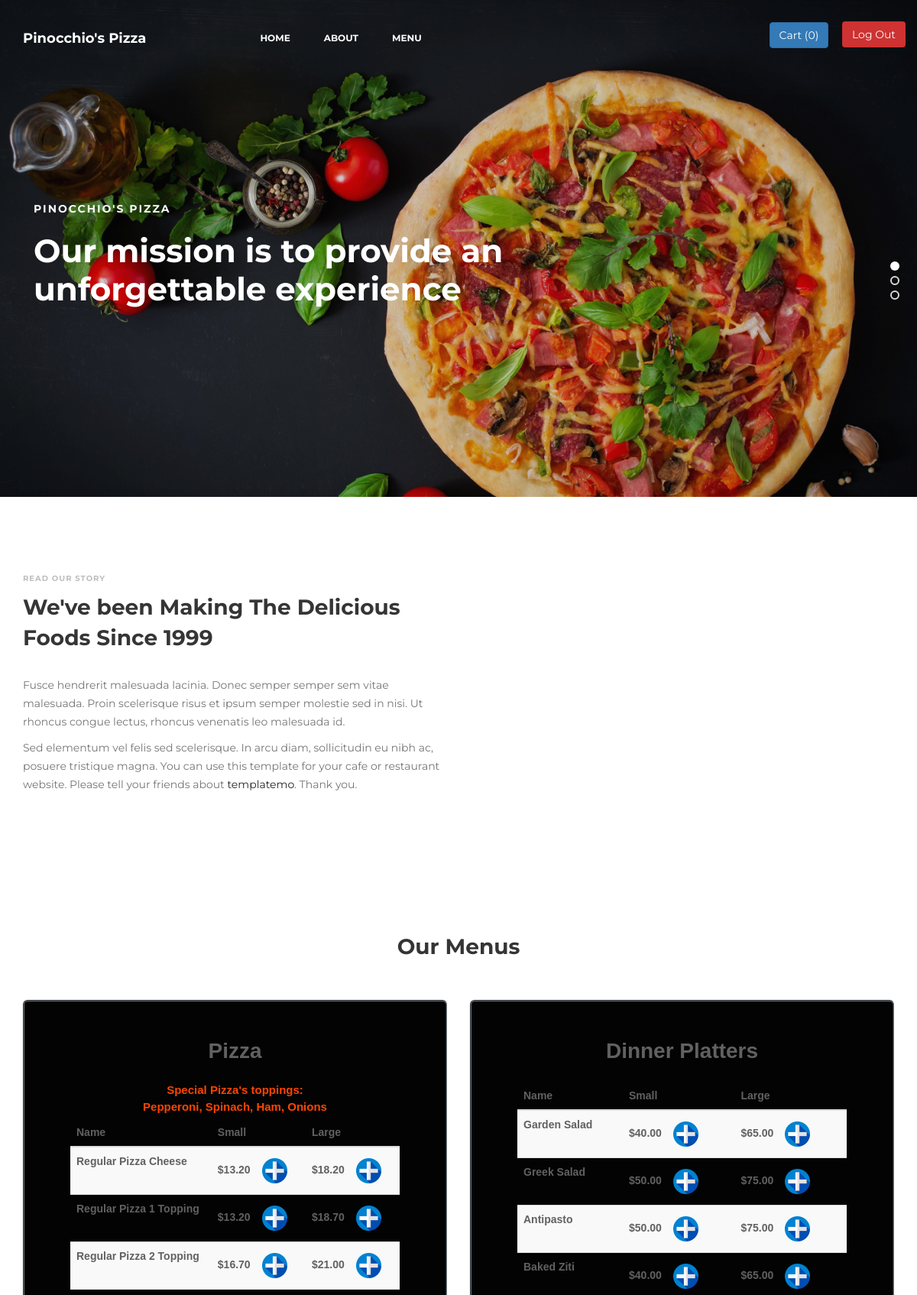
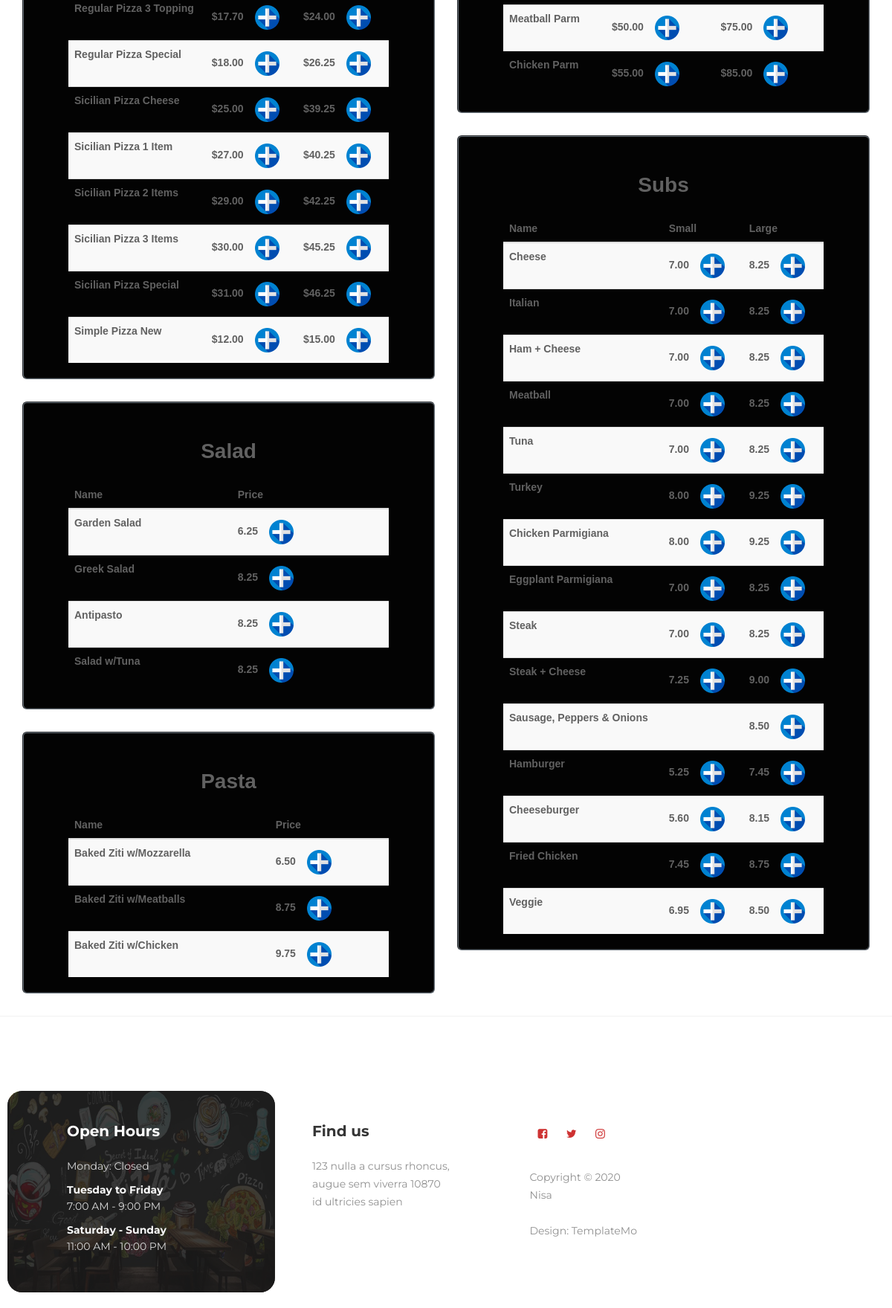
/ (signed in, upper part), run on the app's committed database (2 pictures, top to bottom).
### orders/models.py (models this page shows, shortened)
class Menu_Pizza(models.Model):
    name = models.CharField(max_length=100)
    small = models.DecimalField(
        max_digits=4, decimal_places=2, null=True, blank=True)
    large = models.DecimalField(
        max_digits=4, decimal_places=2, null=True, blank=True)

class Menu_Salad(models.Model):
    name = models.CharField(max_length=64)
    price = models.DecimalField(
        max_digits=4, decimal_places=2, null=True, blank=True)

class Menu_Pasta(models.Model):
    name = models.CharField(max_length=64)
    price = models.DecimalField(
        max_digits=4, decimal_places=2, null=True, blank=True)

class Menu_Dinner_Platter(models.Model):
    name = models.CharField(max_length=64)
    small = models.DecimalField(
        max_digits=4, decimal_places=2, null=True, blank=True)
    large = models.DecimalField(
        max_digits=4, decimal_places=2, null=True, blank=True)

class Menu_Sub(models.Model):
    name = models.CharField(max_length=64)
    small = models.DecimalField(
        max_digits=4, decimal_places=2, null=True, blank=True)
    large = models.DecimalField(
        max_digits=4, decimal_places=2, null=True, blank=True)

### orders/views.py (the view)
# urls.py: path("", views.index, name="index"),
def index(request):
    if not request.user.is_authenticated:
        return render(request, "orders/login.html", {"message": None})
    context = {
        "user": request.user,
        "menu_pizzas":     Menu_Pizza.objects.all(),
        "menu_toppings": Menu_Topping.objects.values("name"),
        "menu_subs": Menu_Sub.objects.all(),
        "menu_extras": Menu_Extra.objects.all(),
        "menu_pastas": Menu_Pasta.objects.all(),
        "menu_salads": Menu_Salad.objects.all(),
        "menu_dinner_platters": Menu_Dinner_Platter.objects.all(),
    }
    special = "Pepperoni, Spinach, Ham, Onions"
    context["special"] = special
    try:
        order = Orders.objects.get(user=request.user, status="Initiated")
    except:
        order = Orders(user=request.user)
        order.save()
    cart = All_Orders.objects.filter(user=request.user, order_id=order.pk)
    count = 0
    for item in cart:
        count += 1
    context["count"] = count
    return render(request, "orders/index.html", context)

### orders/templates/orders/index.html (shortened to what this page needs)
{% extends "orders/base.html" %}
{% block main %}
<div class="row">
    <div class="col-lg-6">
        <div class="jumbotron menu">
            <h2 style="text-align: center;">Pizza</h2>
            <label
                style="font-size: 15px; -webkit-text-fill-color: orangered; text-align: center; display: block;">Special
                Pizza's
                toppings:<br>{{ special }}</label>
            <table class="table table-striped">
                <thead>
                    <th>Name</th>
                    <th>Small</th>
                    <th>Large</th>
                </thead>
                <tbody>
                    {% for item in menu_pizzas %}
                    <tr>
                        <td class="td1">{{ item.name }}</td>
                        <td>
                            ${{ item.small }}
                            <button type="button" class="btn btn-sm btn-link"
                                onclick="add_item('{{ item.name }}', '{{ item.small }}', 'Small');">
                                <img src="../../static/orders/images/cart.png" class="cart" title="Add Item">
                            </button>
                        </td>
                        <td>
                            ${{ item.large }}
                            <button type="button" class="btn btn-sm btn-link"
                                onclick="add_item('{{ item.name }}', '{{ item.large }}', 'Large');">
                                <img src="../../static/orders/images/cart.png" class="cart" title="Add Item">
                            </button>
                        </td>
                    </tr>
                    {% endfor %}
                </tbody>
            </table>
        </div>
        <div class="jumbotron menu">
            <h2 style="text-align: center;">Salad</h2>
            <table class="table table-striped">
                <thead>
                    <th>Name</th>
                    <th>Price</th>
                </thead>
                <tbody>
                    {% for item in menu_salads %}
                    <tr>
                        <td class="td1">{{ item.name }}</td>
                        <td>
                            {{ item.price }}
                            <button type="button" class="btn btn-sm btn-link"
                                onclick="add_item('{{ item.name }}', '{{ item.price }}', '');">
                                <img src="../../static/orders/images/cart.png" class="cart" title="Add Item">
                            </button>
                        </td>
                    </tr>
                    {% endfor %}
                </tbody>
            </table>
        </div>
        <div class="jumbotron menu">
            <h2 style="text-align: center;">Pasta</h2>
            <table class="table table-striped">
                <thead>
                    <th>Name</th>
                    <th>Price</th>
                </thead>
                <tbody>
                    {% for item in menu_pastas %}
                    <tr>
                        <td class="td1">{{ item.name }}</td>
                        <td>
                            {{ item.price }}
                            <button type="button" class="btn btn-sm btn-link"
                                onclick="add_item('{{ item.name }}', '{{ item.price }}', '');">
                                <img src="../../static/orders/images/cart.png" class="cart" title="Add Item">
                            </button>
                        </td>
                    </tr>
                    {% endfor %}
                </tbody>
            </table>
        </div>
    </div>
    <div class="col-lg-6">
        <div class="jumbotron menu">
            <h2 style="text-align: center;">Dinner Platters</h2>
            <table class="table table-striped">
                <thead>
                    <th>Name</th>
                    <th>Small</th>
                    <th>Large</th>
                </thead>
                <tbody>
                    {% for item in menu_dinner_platters %}
                    <tr>
                        <td class="td1">{{ item.name }}</td>
                        <td>
                            ${{ item.small }}
                            <button type="button" class="btn btn-sm btn-link"
                                onclick="add_item('{{ item.name }}', '{{ item.small }}', 'Small');">
                                <img src="../../static/orders/images/cart.png" class="cart" title="Add Item">
                            </button>
                        </td>
                        <td>
                            ${{ item.large }}
                            <button type="button" class="btn btn-sm btn-link"
                                onclick="add_item('{{ item.name }}', '{{ item.large }}', 'Large');">
                                <img src="../../static/orders/images/cart.png" class="cart" title="Add Item">
                            </button>
                        </td>
                    </tr>
                    {% endfor %}
                </tbody>
            </table>
        </div>
        <div class="jumbotron menu">
            <h2 style="text-align: center;">Subs</h2>
            <table class="table table-striped">
                <thead class="thead-primary">
                    <th>Name</th>
                    <th>Small</th>
                    <th>Large</th>
                </thead>
                <tbody>
                    {% for item in menu_subs %}
                    <tr>
                        <td class="td1">{{ item.name }}</td>
                        <td>
                            {% if item.name != "Sausage, Peppers & Onions" %}
                            {{ item.small }}
                            <button type="button" class="btn btn-sm btn-link"
                                onclick="add_sub('{{ item.name }}', '{{ item.small }}', 'Small');">
                                <img src="../../static/orders/images/cart.png" class="cart" title="Add Item">
                            </button>
                            {% endif %}
                        </td>
                        <td>
                            {{ item.large }}
                            <button type="button" class="btn btn-sm btn-link"
                                onclick="add_sub('{{ item.name }}', '{{ item.large }}', 'Large');">
                                <img src="../../static/orders/images/cart.png" class="cart" title="Add Item">
                            </button>
                        </td>
                    </tr>
                    {% endfor %}
                </tbody>
            </table>
        </div>
    </div>
</div>
{% endblock %}

### orders/templates/orders/base.html (shortened to what this page needs)
<!DOCTYPE html>
<html lang="en">
<head>
    {% load static %}
    <link rel="stylesheet" href="../../static/orders/css/bootstrap.min.css" />
    <link rel="stylesheet" href="../../static/orders/css/font-awesome.min.css" />
    <link rel="stylesheet" href="../../static/orders/css/animate.css" />
    <link rel="stylesheet" href="../../static/orders/css/owl.carousel.css" />
    <link rel="stylesheet" href="../../static/orders/css/owl.theme.default.min.css" />
    <link rel="stylesheet" href="../../static/orders/css/magnific-popup.css" />
    <link rel="stylesheet" href="../../static/orders/css/templatemo-style.css" />
    <link rel="stylesheet" href="https://cdnjs.cloudflare.com/ajax/libs/font-awesome/4.7.0/css/font-awesome.min.css">
</head>
<body>
    <section class="navbar custom-navbar navbar-fixed-top" role="navigation">
        <div class="container">
            <div class="navbar-header">
                <a href="#home" class="navbar-brand">Pinocchio's Pizza</a>
            </div>
            <div class="collapse navbar-collapse">
                <ul class="nav navbar-nav navbar-nav-first">
                    <li><a href="#home" class="smoothScroll">Home</a></li>
                    <li><a href="#about" class="smoothScroll">About</a></li>
                    <li><a href="#menu" class="smoothScroll">Menu</a></li>
                </ul>
                <ul class="nav navbar-nav navbar-right">
                    {% if request.user.is_authenticated %}
                    <ul>
                        <a class="nav-link btn btn-primary" href="{% url 'cart_item' %}">Cart ({{ count }})</a>
                        <a class="section-btn" href="{% url 'logout' %}">Log Out</a>
                    </ul>
                    {% else %}
                    <ul>
                        <a class="section-btn-register" href="{% url 'register' %}">Register</a>
                        <a class="section-btn-register" href="{% url 'login' %}">Log In</a>
                    </ul>
                    {% endif %}
                </ul>
            </div>
        </div>
    </section>
    <section id="home" class="slider" data-stellar-background-ratio="0.5">
        <div class="row">
            <div class="owl-carousel owl-theme">
                <div class="item item-first">
                    <div class="caption">
                        <div class="container">
                            <div class="col-md-8 col-sm-12">
                                <h3>Pinocchio's Pizza</h3>
                                <h1>Our mission is to provide an unforgettable experience</h1>
                            </div>
                        </div>
                    </div>
                </div>
            </div>
        </div>
    </section>
    <section id="about" data-stellar-background-ratio="0.5">
        <div class="container">
            <div class="row">
                <div class="col-md-6 col-sm-12">
                    <div class="about-info">
                        <div class="section-title wow fadeInUp" data-wow-delay="0.2s">
                            <h4>Read our story</h4>
                            <h2>We've been Making The Delicious Foods Since 1999</h2>
                        </div>
                        <div class="wow fadeInUp" data-wow-delay="0.4s">
                            <p>
                                Fusce hendrerit malesuada lacinia. Donec semper semper sem
                                vitae malesuada. Proin scelerisque risus et ipsum semper
                                molestie sed in nisi. Ut rhoncus congue lectus, rhoncus
                                venenatis leo malesuada id.
                            </p>
                            <p>
                                Sed elementum vel felis sed scelerisque. In arcu diam,
                                sollicitudin eu nibh ac, posuere tristique magna. You can use
                                this template for your cafe or restaurant website. Please tell
                                your friends about
                                <a href="https://plus.google.com/+templatemo" target="_parent">templatemo</a>. Thank
                                you.
                            </p>
                        </div>
                    </div>
                </div>
                <div class="col-md-6 col-sm-12">
                </div>
            </div>
        </div>
    </section>
    <section id="menu" data-stellar-background-ratio="0.5">
        <div class="container">
            <div class="row">
                <div class="col-md-12 col-sm-12">
                    <div class="section-title wow fadeInUp" data-wow-delay="0.1s">
                        <h2>Our Menus</h2>
                    </div>
                </div>
            </div>
        </div>
    </section>
    <main class="container p-5">
        {% block main %}{% endblock %}
    </main>
    <footer id="footer" data-stellar-background-ratio="0.5">
        <div class="container">
            <div class="row">
                <div class="col-md-4 col-sm-8">
                    <div class="footer-info footer-open-hour">
                        <div class="section-title">
                            <h2 class="wow fadeInUp" data-wow-delay="0.2s">Open Hours</h2>
                        </div>
                        <div class="wow fadeInUp" data-wow-delay="0.4s">
                            <p>Monday: Closed</p>
                            <div>
                                <strong>Tuesday to Friday</strong>
                                <p>7:00 AM - 9:00 PM</p>
                            </div>
                            <div>
                                <strong>Saturday - Sunday</strong>
                                <p>11:00 AM - 10:00 PM</p>
                            </div>
                        </div>
                    </div>
                </div>
                <div class="col-md-3 col-sm-8">
                    <div class="footer-info">
                        <div class="section-title">
                            <h2 class="wow fadeInUp" data-wow-delay="0.2s">Find us</h2>
                        </div>
                        <address class="wow fadeInUp" data-wow-delay="0.4s">
                            <p>
                                123 nulla a cursus rhoncus,<br />
                                augue sem viverra 10870<br />id ultricies sapien
                            </p>
                        </address>
                    </div>
                </div>
                <div class="col-md-2 col-sm-4">
                    <ul class="wow fadeInUp social-icon" data-wow-delay="0.4s">
                        <li>
                            <a href="#" class="fa fa-facebook-square" attr="facebook icon"></a>
                        </li>
                        <li><a href="#" class="fa fa-twitter"></a></li>
                        <li><a href="#" class="fa fa-instagram"></a></li>
                    </ul>
                    <div class="wow fadeInUp copyright-text" data-wow-delay="0.8s">
                        <p>
                            <br />Copyright &copy; 2020 <br />Nisa
                            <br /><br />Design: TemplateMo
                        </p>
                    </div>
                </div>
            </div>
        </div>
    </footer>
</body>
</html>

### data on the page
Menu_Pizza: name "Regular Pizza Cheese", small "13.20", large "18.20"
Menu_Pizza: name "Regular Pizza 1 Topping", small "13.20", large "18.70"
Menu_Pizza: name "Regular Pizza 2 Topping", small "16.70", large "21.00"
Menu_Pizza: name "Regular Pizza 3 Topping", small "17.70", large "24.00"
Menu_Pizza: name "Regular Pizza Special", small "18.00", large "26.25"
Menu_Pizza: name "Sicilian Pizza Cheese", small "25.00", large "39.25"
Menu_Pizza: name "Sicilian Pizza 1 Item", small "27.00", large "40.25"
Menu_Pizza: name "Sicilian Pizza 2 Items", small "29.00", large "42.25"
Menu_Pizza: name "Sicilian Pizza 3 Items", small "30.00", large "45.25"
Menu_Pizza: name "Sicilian Pizza Special", small "31.00", large "46.25"
Menu_Pizza: name "Simple Pizza New", small "12.00", large "15.00"
Menu_Salad: name "Garden Salad", price "6.25"
Menu_Salad: name "Greek Salad", price "8.25"
Menu_Salad: name "Antipasto", price "8.25"
Menu_Salad: name "Salad w/Tuna", price "8.25"
Menu_Pasta: name "Baked Ziti w/Mozzarella", price "6.50"
Menu_Pasta: name "Baked Ziti w/Meatballs", price "8.75"
Menu_Pasta: name "Baked Ziti w/Chicken", price "9.75"
Menu_Dinner_Platter: name "Garden Salad", small "40.00", large "65.00"
Menu_Dinner_Platter: name "Greek Salad", small "50.00", large "75.00"
Menu_Dinner_Platter: name "Antipasto", small "50.00", large "75.00"
Menu_Dinner_Platter: name "Baked Ziti", small "40.00", large "65.00"
Menu_Dinner_Platter: name "Meatball Parm", small "50.00", large "75.00"
Menu_Dinner_Platter: name "Chicken Parm", small "55.00", large "85.00"
Menu_Sub: name "Cheese", small "7.00", large "8.25"
Menu_Sub: name "Italian", small "7.00", large "8.25"
Menu_Sub: name "Ham + Cheese", small "7.00", large "8.25"
Menu_Sub: name "Meatball", small "7.00", large "8.25"
Menu_Sub: name "Tuna", small "7.00", large "8.25"
Menu_Sub: name "Turkey", small "8.00", large "9.25"
Menu_Sub: name "Chicken Parmigiana", small "8.00", large "9.25"
Menu_Sub: name "Eggplant Parmigiana", small "7.00", large "8.25"
Menu_Sub: name "Steak", small "7.00", large "8.25"
Menu_Sub: name "Steak + Cheese", small "7.25", large "9.00"
Menu_Sub: name "Sausage, Peppers & Onions", large "8.50"
Menu_Sub: name "Hamburger", small "5.25", large "7.45"
Menu_Sub: name "Cheeseburger", small "5.60", large "8.15"
Menu_Sub: name "Fried Chicken", small "7.45", large "8.75"
Menu_Sub: name "Veggie", small "6.95", large "8.50"

### other printed values
{{ count }} "0"
{{ special }} "Pepperoni, Spinach, Ham, Onions"
